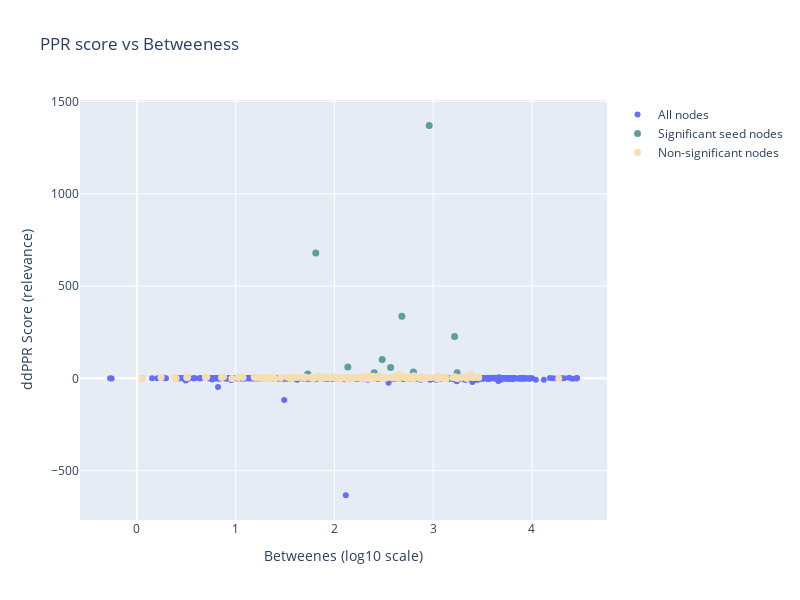

Here is the notebook cell this chart was saved with:
### Code cell
score = "ddPPR"

fig = go.Figure(data=go.Scatter(y=wt_df_ddppr.loc[(wt_df_ddppr["Betweenness"]>0) & (wt_df_ddppr["Is seed"] == "Nonseed")][score],
                                x=np.log10(wt_df_ddppr.loc[(wt_df_ddppr["Betweenness"]>0) & (wt_df_ddppr["Is seed"] == "Nonseed")]["Betweenness"]),
                                mode='markers',
                                hovertext=wt_df_ddppr.loc[(wt_df_ddppr["Betweenness"]>0) & (wt_df_ddppr["Is seed"] == "Nonseed") ]["Gene Name"],
                                name="All nodes"))

# Update figure's layout
fig.update_layout(title='PPR score vs Betweeness',
    yaxis_title=f'{score} Score (relevance)',
    xaxis_title='Betweenes (log10 scale)',
    width=800,  # Width in pixels
    height=600  # Height in pixels
)

# Add a trace to identify significant (p_val <= 0.05) seed nodes
fig.add_trace(go.Scatter(
    y=wt_df_ddppr.loc[(wt_df_ddppr["P_value_2t"] <= 0.05) & (wt_df_ddppr["Is seed"].isin(seed_indexing))][score],
    x=np.log10(wt_df_ddppr.loc[(wt_df_ddppr["P_value_2t"] <= 0.05) & (wt_df_ddppr["Is seed"].isin(seed_indexing))]["Betweenness"]),
    mode='markers',
    name='Significant seed nodes',
    marker=dict(color='cadetblue', size=7, symbol='circle'),
    hovertext=[f"{id} - {p_val}" for id,p_val in zip(wt_df_ddppr.loc[(wt_df_ddppr["P_value_2t"] <= 0.05) & (wt_df_ddppr["Is seed"].isin(seed_indexing))]["Gene Name"],wt_df_ddppr.loc[(wt_df_ddppr["P_value_2t"] <= 0.05) & (wt_df_ddppr["Is seed"].isin(seed_indexing))]["P_value_2t"])]
))

# Add a trace to identify non-significant seed nodes
fig.add_trace(go.Scatter(
    y=wt_df_ddppr.loc[(wt_df_ddppr["P_value_2t"] > 0.05) & (wt_df_ddppr["Is seed"].isin(seed_indexing))][score],
    x=np.log10(wt_df_ddppr.loc[(wt_df_ddppr["P_value_2t"] > 0.05) & (wt_df_ddppr["Is seed"].isin(seed_indexing))]["Betweenness"]),
    mode='markers',
    name='Non-significant nodes',
    marker=dict(color='wheat', size=7, symbol='circle'),
    hovertext=[f"{id} - {p_val}" for id,p_val in zip(wt_df_ddppr.loc[(wt_df_ddppr["P_value_2t"] > 0.05) & (wt_df_ddppr["Is seed"].isin(seed_indexing))]["Gene Name"],wt_df_ddppr.loc[(wt_df_ddppr["P_value_2t"] > 0.05)& (wt_df_ddppr["Is seed"].isin(seed_indexing))]["P_value_2t"])]
))

# Add a trace to identify non-seed significant nodes
"""fig.add_trace(go.Scatter(
    y=final_score.loc[(final_score["P_value"] <= 0.05) & (final_score["Is seed"] == False)][score],
    x=np.log10(cf_centralities_measure.loc[(final_score["P_value"] <= 0.05) & (final_score["Is seed"] == False)]["Betweeness"]),
    mode='markers',
    name='Non-seed significant nodes',
    marker=dict(color='purple', size=7, symbol='circle'),
    hovertext=[f"{id} - {p_val}" for id,p_val in zip(non_seed_rel,final_score.loc[(final_score["P_value"] <= 0.05) & (final_score["Is seed"] == False)]["P_value"])]
))"""

"""fig = go.Figure(data=go.Scatter(y=final_score.loc[~final_score["UniprotID"].isin([name for name in memint_name]+neighbor_names+[cftr])]["PageRank"],
                                x=np.log10(cf_centralities_measure.loc[~cf_centralities_measure["UniprotID"].isin([name for name in memint_name]+neighbor_names+[cftr])]["Betweeness"]),
                                mode='markers',
                                hovertext=cf_connected_graph.vs["name"],
                                name="All nodes"))
fig.update_layout(title='PPR score vs Betweeness',
    yaxis_title='Page Rank Score (relevance)',
    xaxis_title='Betweenes (log10 scale)',
    width=800,  # Width in pixels
    height=600  # Height in pixels
)

fig.add_trace(go.Scatter(
    y=final_score.loc[final_score["UniprotID"].isin(cf_neighbors)]["PageRank"],
    x=np.log10(cf_centralities_measure.loc[cf_centralities_measure["UniprotID"].isin(cf_neighbors)]["Betweeness"]),#final_score.loc[final_score["UniprotID"].isin(cf_neighbors)]["PageRank"],
    mode='markers',
    name='Membrane interactors',
    marker=dict(color='purple', size=7, symbol='square'),
    hovertext=cf_neighbors
))
"""

fig.show()

### Figure 1 — Plotly figure (JSON) as saved in the notebook; plotly's stock layout.template omitted (floating-point values rounded to 4 significant figures; data arrays with more than 128 entries replaced by an {"elided": "..."} marker saying what was removed)
{"data": [{"hovertext": {"elided": "661 str values"}, "mode": "markers", "name": "All nodes", "type": "scatter", "x": {"elided": "661 float values"}, "y": {"elided": "661 float values"}}, {"hovertext": ["SLC9A3R1 - 0.0091", "CAPN1 - 0.007", "SLC9A3R2 - 0.0314", "PSMC2 - 0.0135", "FEN1 - 0.0147", "AIP - 0.0453", "PSMD7 - 0.0017", "RPL10 - 0.0012", "PSMC3 - 0.0225", "RAN - 0.0357", "TPRN - 0.03", "CD58 - 0.0214", "CCT4 - 0.0021"], "marker": {"color": "cadetblue", "size": 7, "symbol": "circle"}, "mode": "markers", "name": "Significant seed nodes", "type": "scatter", "x": [3.164, 3.217, 2.801, 2.484, 2.137, 2.403, 1.812, 2.96, 2.57, 3.243, 1.731, null, 2.684], "y": [-0.8435, 226.5, 33.77, 102.2, 61.72, 30.0, 678.7, 1371.0, 58.6, 30.76, 24.08, 9.711, 336.3]}, {"hovertext": {"elided": "207 str values"}, "marker": {"color": "wheat", "size": 7, "symbol": "circle"}, "mode": "markers", "name": "Non-significant nodes", "type": "scatter", "x": {"elided": "207 float values"}, "y": {"elided": "207 float values"}}], "layout": {"height": 600, "title": {"text": "PPR score vs Betweeness"}, "width": 800, "xaxis": {"title": {"text": "Betweenes (log10 scale)"}}, "yaxis": {"title": {"text": "ddPPR Score (relevance)"}}}}
